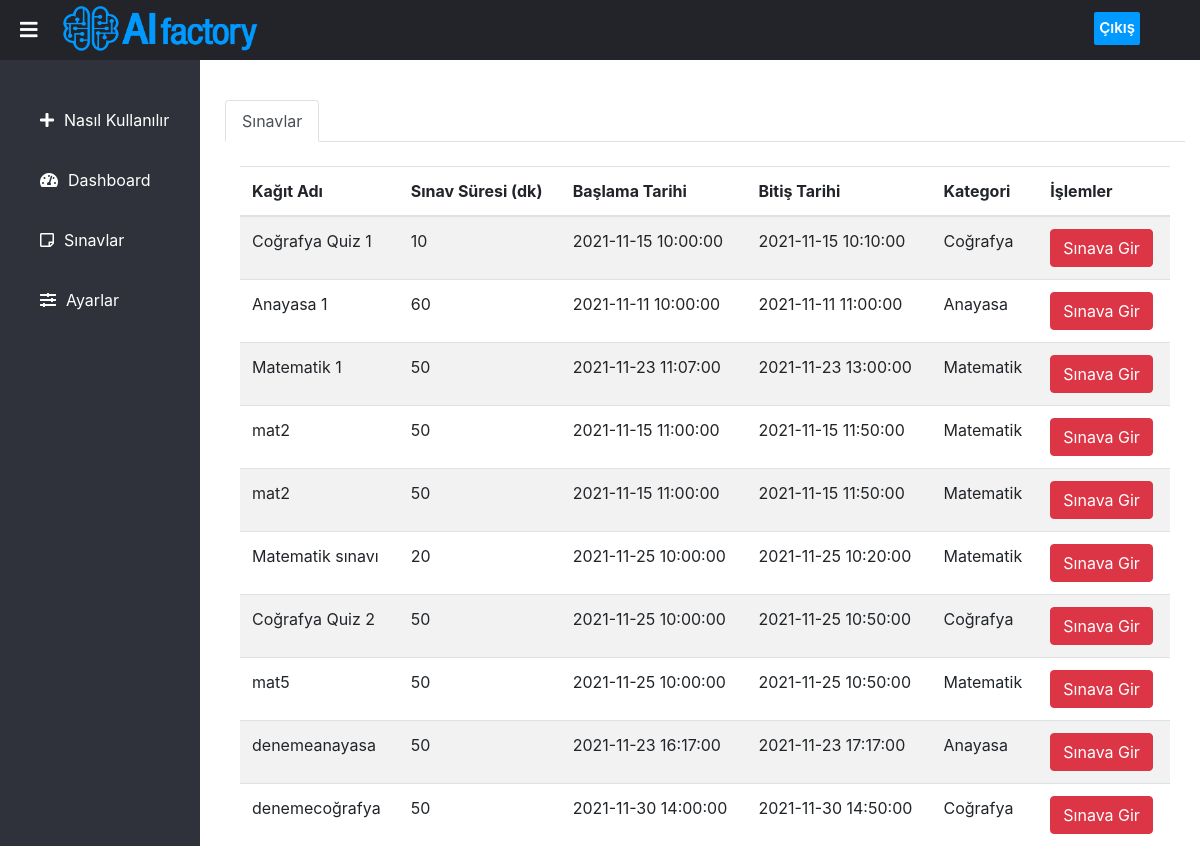
Screenshot of /Student/papers.php (signed in) with the database file from the repository.
### tables this page shows
CREATE TABLE `papers` (
  `paper_id` int(11) NOT NULL,
  `paper_name` varchar(55) NOT NULL,
  `min_pass_score` int(3) NOT NULL,
  `mark_per_question` int(3) NOT NULL,
  `paper_duration` int(11) NOT NULL,
  `start_date` datetime NOT NULL,
  `end_date` datetime NOT NULL,
  `category` varchar(20) NOT NULL,
  `questions` varchar(1000) NOT NULL
);

### Student/papers.php (the view, shortened to what this page needs)
<?php
    include_once 'sidebar.php';
    include_once '../connect.php';
?>
  <div class="content">
    <section>
        <div class="container mt-3">
            <br>
            <ul class="nav nav-tabs" id="myTab">
                <li class="nav-item">
                    <a href="#home" class="nav-link active" data-toggle="tab">Sınavlar</a>
                </li>
            </ul>
            <div class="tab-content">
                <div id="home" class="container tab-pane active">
                    <br/>
                    <table class="table table-striped">
                        <thead>
                            <tr>
                                <th scope="col">Kağıt Adı</th>
                                <th scope="col">Sınav Süresi (dk)</th>
                                <th scope="col">Başlama Tarihi</th>
                                <th scope="col">Bitiş Tarihi</th>
                                <th scope="col">Kategori</th>
                                <th scope="col">İşlemler</th>
                            </tr>
                        </thead>
                        <tbody>
                            <?php
                                $result = mysqli_query($link, "SELECT paper_id, paper_name, paper_duration, start_date, end_date, category FROM papers");
                                if($result -> num_rows > 0){
                                    while($row = mysqli_fetch_array($result)){
                                        $temp=$row['paper_id'];
                                        $s_time=strval($row['start_date']);
                            ?>
                                <tr>
                                    <td><?php echo $row['paper_name'];?></td>
                                    <td><?php echo $row['paper_duration'];?></td>
                                    <td><?php echo $s_time; ?></td>
                                    <td><?php echo $row['end_date']; ?></td>
                                    <td><?php echo $row['category']; ?></td>
                                    <td>
                                        <form method="POST" action="check.php">
                                            <a id="<?php echo $temp; ?>" class="btn btn-danger" name="enter"  href="<?php echo "check.php?paperid=".$temp ?>">Sınava Gir</a>
                                        </form>
                                </tr>
                                <?php
                                    }
                                    }else{
                                        echo "Hiç soru kağıdı bulunamadı.";
                                    }
                                ?>
                        </tbody>
                    </table>
                </div>
            </div>
        </div>
    </section>
</div>

### Student/sidebar.php (shortened to what this page needs)
<!DOCTYPE html>
<html lang="en" dir="ltr">
    <head>
        <link rel="stylesheet" href="../Styles/style.css"/>
        <link rel="stylesheet" href="https://cdnjs.cloudflare.com/ajax/libs/font-awesome/5.15.3/css/all.min.css" />
        <link rel="stylesheet" href="https://cdn.jsdelivr.net/npm/bootstrap@4.6.0/dist/css/bootstrap.min.css">
    </head>
    <body>
        <header>
            <label for="check"><i class="fas fa-bars" id="sidebar_btn"></i></label>
            <div class="left_area"><img class="mini-logo" src="../Images/AI-logo.png"/></div>
            <div class="right_area">
                <a href="../logout.php" class="logout_btn">Çıkış</a>
            </div>
        </header>
        <div class="sidebar">
            <a href="index.php"><i class="fas fa-plus"></i><span>Nasıl Kullanılır</span></a>
            <a href="dashboard.php"><i class="fas fa-tachometer-alt"></i><span>Dashboard</span></a>
            <a href="papers.php"><i class="far fa-sticky-note"></i><span>Sınavlar</span></a>
            <a href="settings.php"><i class="fas fa-sliders-h"></i><span>Ayarlar</span></a>
        </div>
    </body>
</html>

### Styles/style.css (style rules this page uses)
body { margin: 0px; padding: 0px; font-family: 'Roboto', sans-serif; }
header { position: fixed; background: #22242A; width: 100%; height: 60px; z-index: 999; }
label #sidebar_btn { z-index: 1; position: fixed; color: #fff; cursor: pointer; font-size: 20px; padding:10px 20px; transition:0.5s; transition-property: color; }
.left_area img { width: 220px; height: 55px; margin-top: -20px; margin-left: 60px; }
.mini-logo { width: 200px !important; height: 50px !important; }
.logout_btn { padding:5px; text-decoration: none; color:#fff; background: #0099FF; border-radius: 2px; margin-top:-42px; margin-right: 60px; float:right; font-size: 15px; font-weight: 600; transition: 0.5s; transition-property: background; }
.sidebar { background: #2F323A; margin-top: 60px; padding-top: 30px; position: fixed; left: 0; width: 200px; height: 100%; transition: 0.5s; transition-property: left; }
.sidebar a { color:#fff; display: block; width: 100%; line-height: 60px; text-decoration: none; padding-left: 40px; box-sizing: border-box; transition: 0.5s; transition-property: background; }
.sidebar i { padding-right: 10px; }
.content { margin-left: 210px; transition:0.5s; }
section { padding-top: 60px; height: 100vh; }

### rows the page displays
papers: paper_name "Coğrafya Quiz 1", paper_duration "10", start_date "2021-11-15 10:00:00", end_date "2021-11-15 10:10:00", category "Coğrafya"
papers: paper_name "Anayasa 1", paper_duration "60", start_date "2021-11-11 10:00:00", end_date "2021-11-11 11:00:00", category "Anayasa"
papers: paper_name "Matematik 1", paper_duration "50", start_date "2021-11-23 11:07:00", end_date "2021-11-23 13:00:00", category "Matematik"
papers: paper_name "mat2", paper_duration "50", start_date "2021-11-15 11:00:00", end_date "2021-11-15 11:50:00", category "Matematik"
papers: paper_name "mat2", paper_duration "50", start_date "2021-11-15 11:00:00", end_date "2021-11-15 11:50:00", category "Matematik"
papers: paper_name "Matematik sınavı", paper_duration "20", start_date "2021-11-25 10:00:00", end_date "2021-11-25 10:20:00", category "Matematik"
papers: paper_name "Coğrafya Quiz 2", paper_duration "50", start_date "2021-11-25 10:00:00", end_date "2021-11-25 10:50:00", category "Coğrafya"
papers: paper_name "mat5", paper_duration "50", start_date "2021-11-25 10:00:00", end_date "2021-11-25 10:50:00", category "Matematik"
papers: paper_name "denemeanayasa", paper_duration "50", start_date "2021-11-23 16:17:00", end_date "2021-11-23 17:17:00", category "Anayasa"
papers: paper_name "denemecoğrafya", paper_duration "50", start_date "2021-11-30 14:00:00", end_date "2021-11-30 14:50:00", category "Coğrafya"
